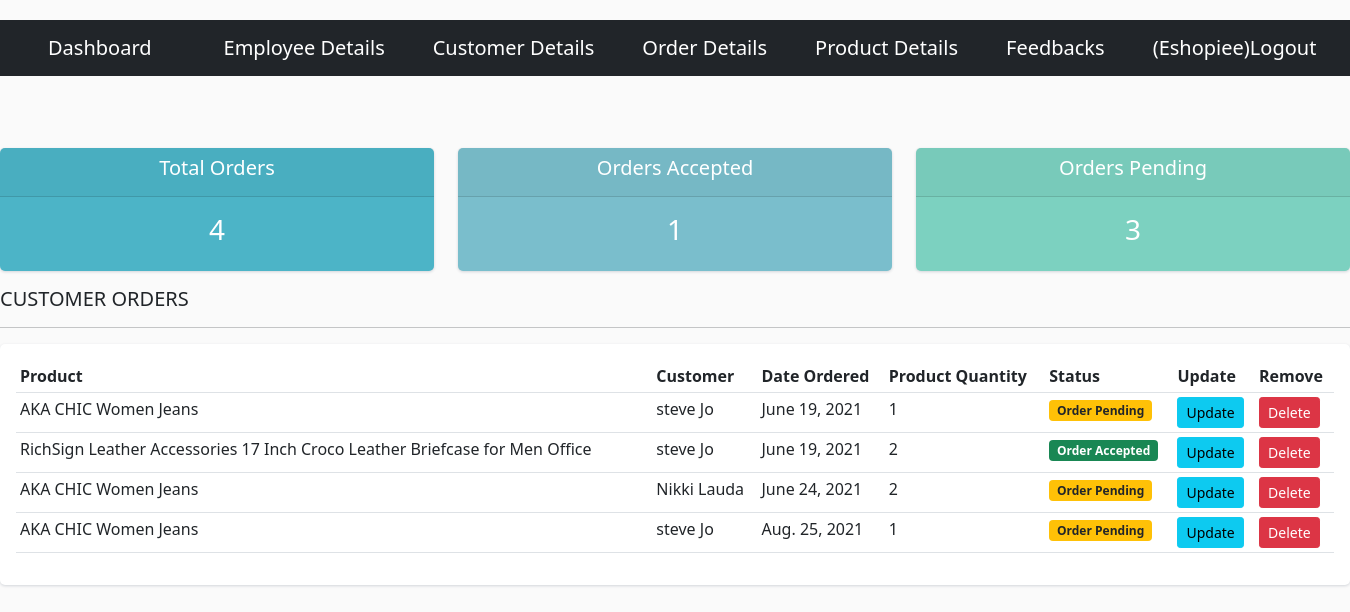
/dash/order (signed in), run on the app's committed database.
### store/models.py (models this page shows, shortened)
class Order(models.Model):
    product = models.ForeignKey(Product , on_delete=models.CASCADE)
    customer = models.ForeignKey(Customer , on_delete=models.CASCADE)
    quantity = models.IntegerField(default=1)
    price = models.IntegerField()
    address = models.CharField(max_length=200,default='',blank=True)
    phone = models.CharField(max_length=50,default='',blank=True)
    date = models.DateField(default=datetime.datetime.today)
    status = models.BooleanField(default=False)

class Product(models.Model):
    name = models.CharField(max_length=200)
    price = models.IntegerField(default=0)
    category = models.ForeignKey(Category, on_delete=models.CASCADE, default=1)
    description = models.CharField(max_length=200,default='',blank=True)
    image = models.ImageField(upload_to='products/')
    submitted_at = models.DateTimeField(auto_now_add=True)
    updated_at = models.DateTimeField(auto_now=True)

class Customer(models.Model):
    first_name = models.CharField(max_length=50)
    last_name = models.CharField(max_length=50)
    phone = models.CharField(max_length=15)
    email = models.EmailField()
    profile_pic = models.ImageField(default='profile1.png',null=True,blank=True)
    password = models.CharField(max_length=500 )
    submitted_at = models.DateTimeField(auto_now_add=True)
    updated_at = models.DateTimeField(auto_now=True)
    '''
    @staticmethod
    def get_customer_by_email(email):
        return Customer.objects.get(email = email)here is the code to proceed only after getting the customer,if you no longer have customer,"Customer matching query does not exist." error will come , to avoid that error we are writing code in try except block'''
    @staticmethod
    def get_customer_by_email(email):
        try:
            return Customer.objects.get(email = email)
        except:
            return False

### adminpanel/views.py (the view)
# urls.py: path('order',OrderDetails.as_view(),name='order'),
class OrderDetails(View):
	@method_decorator(login_required(login_url='login'))
	def get(self,request):
		orders = Order.objects.all()
		total_orders = orders.count()
		completed = orders.filter(status=True).count()
		pending = orders.filter(status=False).count()
		context = {
			'orders' : orders,
			'total_orders' : total_orders,
			'completed': completed,
			'pending' : pending
		}
		return render(request,'order_details.html',context)

### adminpanel/templates/order_details.html
{% extends 'base1.html' %}
{% load static %}
{% block content %}
{% include 'status.html' %}
<div class="col-md">
    <h5>CUSTOMER ORDERS</h5>
    <hr>
    <div class="card card-body">
        <table class="table table-sm">
            <tr>
                <th>Product</th>
                <th>Customer</th>
                <th>Date Ordered</th>
                <th>Product Quantity</th>
                <th>Status</th>
                <th>Update</th>
                <th>Remove</th>
            </tr>
            {% for order in orders %}
            <tr>
                <td>{{order.product.name}}</td>
                <td>{{order.customer.first_name}} {{order.customer.last_name}}</td>
                <td>{{order.date}}</td>
                <td>{{order.quantity}}</td>
                {% if order.status %}
                <td><small class="badge bg-success">
                    Order Accepted
                </small></td>
                {% else %}
                <td><small class="badge bg-warning text-dark">
                    Order Pending
                </small></td>
                {% endif %}
                <td><a class="btn btn-sm btn-info" href="{% url 'order_update' order.id %}">Update</a></td>
                <td><a class="btn btn-sm btn-danger" href="{% url 'deleteorder' order.id %}">Delete</a></td>
            </tr>
            {% endfor %}
        </table>
    </div>
</div>
{% endblock %}

### adminpanel/templates/base1.html (shortened to what this page needs)
{% load static %}
<!doctype html>
<html lang="en">
  <head>
    <link href="https://cdn.jsdelivr.net/npm/bootstrap@5.0.1/dist/css/bootstrap.min.css" rel="stylesheet">
    <link rel="stylesheet" href="{% static 'css/product.css' %}">
  </head>
  <body>
    <nav class="navbar navbar-expand-lg navbar-dark bg-dark mb-5">
      <a class="navbar-brand mx-5" href="/dash">Dashboard </a>
      <div class="collapse navbar-collapse" id="navbarSupportedContent">
        <ul class="navbar-nav mr-auto">
          {% if request.user.is_superuser %}
          <li class="nav-item">
            <a class="navbar-brand mx-4" href="{% url 'employee' %}">  Employee Details</a>
          </li>
          <li class="nav-item">
            <a class="navbar-brand mx-4" href="{% url 'customer' %}">  Customer Details    </a>
          </li>
          <li class="nav-item">
            <a class="navbar-brand mx-4" href="{% url 'order' %}">  Order Details  </a>
          </li>
          <li class="nav-item">
            <a class="navbar-brand mx-4" href="{% url 'products' %}">  Product Details  </a>
          </li>
          <li class="nav-item">
            <a class="navbar-brand mx-4" href="{% url 'listfeedback' %}">  Feedbacks  </a>
          </li>
          <li class="nav-item">
            <a class="navbar-brand mx-4" href="{% url 'logout' %}">  ({{request.user}})Logout  </a>
          </li>
{% endif %}
        </ul>
      </div>
    </nav>
    {% block content %}
    {% endblock %}
  </body>
</html>

### static/css/product.css (style rules this page uses)
body { margin-top:20px; background:#FAFAFA; }
.card { border-radius: 5px; -webkit-box-shadow: 0 1px 2.94px 0.06px rgba(4,26,55,0.16); box-shadow: 0 1px 2.94px 0.06px rgba(4,26,55,0.16); border: none; margin-bottom: 30px; -webkit-transition: all 0.3s ease-in-out; transition: all 0.3s ease-in-out; }

### data on the page
Order: product.name "AKA CHIC Women Jeans", customer.first_name "steve", customer.last_name "Jo", date "June 19, 2021", quantity "1", status "Order Pending"
Order: product.name "RichSign Leather Accessories 17 Inch Croco Leather Briefcase for Men Office", customer.first_name "steve", customer.last_name "Jo", date "June 19, 2021", quantity "2", status "Order Accepted"
Order: product.name "AKA CHIC Women Jeans", customer.first_name "Nikki", customer.last_name "Lauda", date "June 24, 2021", quantity "2", status "Order Pending"
Order: product.name "AKA CHIC Women Jeans", customer.first_name "steve", customer.last_name "Jo", date "Aug. 25, 2021", quantity "1", status "Order Pending"

### other printed values
{{ request.user }} "Eshopiee"
{{ total_orders }} "4"
{{ completed }} "1"
{{ pending }} "3"
